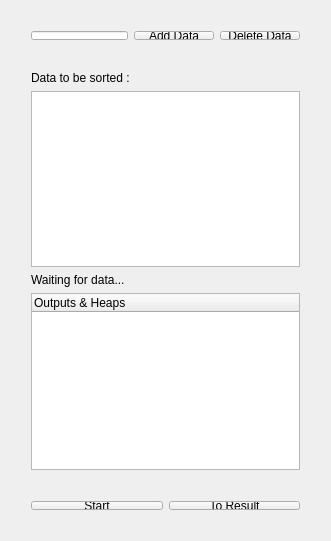
<?xml version="1.0" encoding="UTF-8"?>
<ui version="4.0">
 <class>MainWindow</class>
 <widget class="QMainWindow" name="MainWindow">
  <property name="geometry">
   <rect>
    <x>0</x>
    <y>0</y>
    <width>331</width>
    <height>541</height>
   </rect>
  </property>
  <property name="windowTitle">
   <string>HeapSort</string>
  </property>
  <widget class="QWidget" name="centralWidget">
   <widget class="QWidget" name="horizontalLayoutWidget">
    <property name="geometry">
     <rect>
      <x>20</x>
      <y>20</y>
      <width>291</width>
      <height>31</height>
     </rect>
    </property>
    <layout class="QHBoxLayout" name="horizontalLayout">
     <item>
      <widget class="QLineEdit" name="InputEdit"/>
     </item>
     <item>
      <widget class="QPushButton" name="insertButton">
       <property name="text">
        <string>Add Data</string>
       </property>
      </widget>
     </item>
     <item>
      <widget class="QPushButton" name="deleteButton">
       <property name="text">
        <string>Delete Data</string>
       </property>
      </widget>
     </item>
    </layout>
   </widget>
   <widget class="QWidget" name="verticalLayoutWidget">
    <property name="geometry">
     <rect>
      <x>20</x>
      <y>60</y>
      <width>291</width>
      <height>421</height>
     </rect>
    </property>
    <layout class="QVBoxLayout" name="verticalLayout">
     <item>
      <widget class="QLabel" name="label">
       <property name="text">
        <string>Data to be sorted :</string>
       </property>
      </widget>
     </item>
     <item>
      <widget class="QListWidget" name="listWidget"/>
     </item>
     <item>
      <widget class="QLabel" name="statusLabel">
       <property name="text">
        <string>Waiting for data...</string>
       </property>
      </widget>
     </item>
     <item>
      <widget class="QTreeWidget" name="treeWidget">
       <column>
        <property name="text">
         <string>Outputs &amp; Heaps</string>
        </property>
       </column>
      </widget>
     </item>
    </layout>
   </widget>
   <widget class="QWidget" name="horizontalLayoutWidget_2">
    <property name="geometry">
     <rect>
      <x>20</x>
      <y>490</y>
      <width>291</width>
      <height>31</height>
     </rect>
    </property>
    <layout class="QHBoxLayout" name="horizontalLayout_2">
     <item>
      <widget class="QPushButton" name="executeButton">
       <property name="text">
        <string>Start</string>
       </property>
      </widget>
     </item>
     <item>
      <widget class="QPushButton" name="finishButton">
       <property name="text">
        <string>To Result</string>
       </property>
      </widget>
     </item>
    </layout>
   </widget>
  </widget>
 </widget>
 <layoutdefault spacing="6" margin="11"/>
 <resources/>
 <connections>
  <connection>
   <sender>InputEdit</sender>
   <signal>returnPressed()</signal>
   <receiver>insertButton</receiver>
   <slot>click()</slot>
   <hints>
    <hint type="sourcelabel">
     <x>63</x>
     <y>35</y>
    </hint>
    <hint type="destinationlabel">
     <x>159</x>
     <y>34</y>
    </hint>
   </hints>
  </connection>
 </connections>
</ui>
